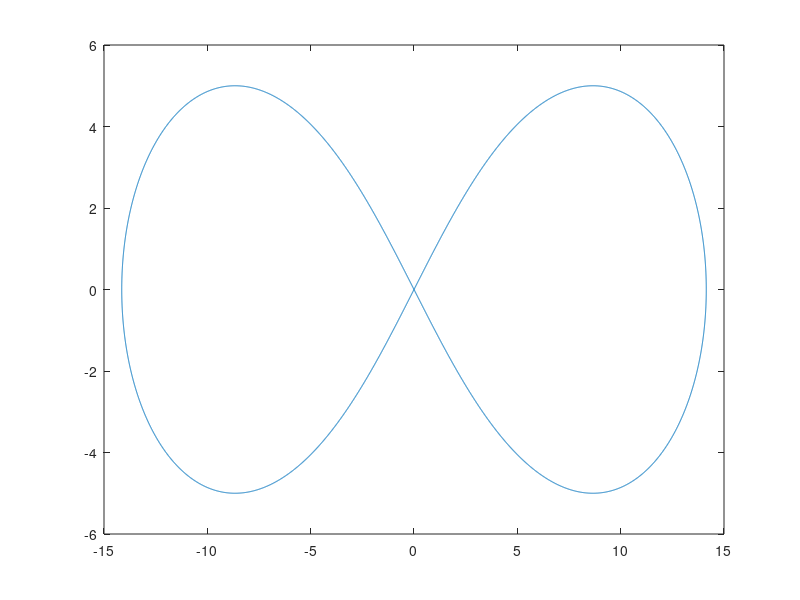

MATLAB code for this plot:
c = 10;
phi = linspace(0,2*pi,10000);
x = (c*sqrt(2)*cos(phi))./(1 + sin(phi).^2);
y = (c*sqrt(2)*cos(phi).*sin(phi))./(1 + sin(phi).^2);
plot(x,y);